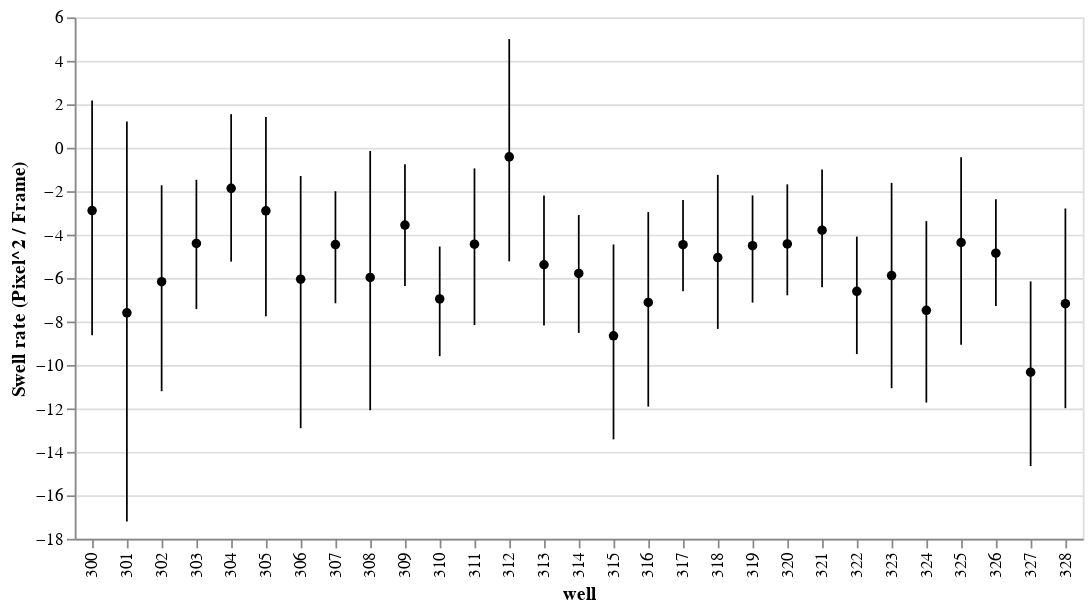

This figure's notebook cell:
### Markdown cell above
## 5. Save output graph and output summary

### Code cell
# Save summary graphs
df.groupby('well').apply(graphical_well_summary)

# Save output
df_summ = df[['well','particle','param_t']].drop_duplicates().copy()
df_summ.to_csv(folder_path / 'output_summary.csv', index=False, sep=';')

# Save summary graph
summary_graph(df_summ, folder_path)

### Figure 1 — Vega-Lite specification as saved in the notebook (floating-point values rounded to 4 significant figures; data arrays with more than 128 entries replaced by an {"elided": "..."} marker saying what was removed)
{"config": {"view": {"continuousWidth": 400, "continuousHeight": 300}}, "layer": [{"mark": {"type": "errorbar", "extent": "ci"}, "encoding": {"x": {"type": "nominal", "field": "well"}, "y": {"type": "quantitative", "field": "param_t", "title": ""}}}, {"mark": {"type": "point", "color": "black", "filled": true}, "encoding": {"tooltip": [{"type": "quantitative", "aggregate": "count", "field": "param_t", "title": "n particles"}, {"type": "quantitative", "field": "well"}], "x": {"type": "nominal", "field": "well"}, "y": {"type": "quantitative", "aggregate": "mean", "field": "param_t", "title": "Swell rate (Pixel^2 / Frame)"}}}, {"mark": {"type": "rule", "color": "r"}, "encoding": {"x": {"type": "nominal", "field": "well"}, "y": {"type": "quantitative", "field": "ruler"}}}], "data": {"name": "data-36697876c865d2ca7276423540d70bc1"}, "$schema": "https://vega.github.io/schema/vega-lite/v4.0.0.json", "datasets": {"data-36697876c865d2ca7276423540d70bc1": {"elided": "778 records"}}}
